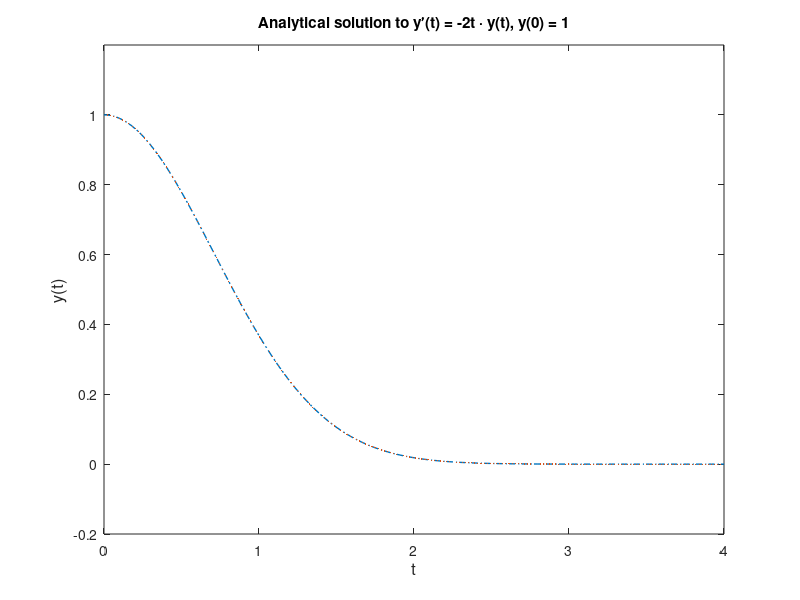

Write the MATLAB code that produced this figure.
% Define the analytical solution
y_exact = @(t) exp(-t.^2);

% Set up the time range for the plot
t = linspace(0,4,200);

% Compute the analytical solution at the time steps used by the ODE solver
y_exact_vals = y_exact(t);

% Plot the analytical solution
figure
plot(t, y_exact_vals, '-.', 'Color', [0 0.45 0.74], 'LineWidth', 1, 'Marker', '.', 'MarkerSize', 1, 'MarkerEdgeColor', [0.85 0.33 0.1], 'MarkerFaceColor', [0.85 0.33 0.1]);
title('Analytical solution to y′(t) = -2t · y(t), y(0) = 1');
xlabel('t', 'FontSize', 12);
ylabel('y(t)', 'FontSize', 12);
axis([0 4 -0.2 1.2]);